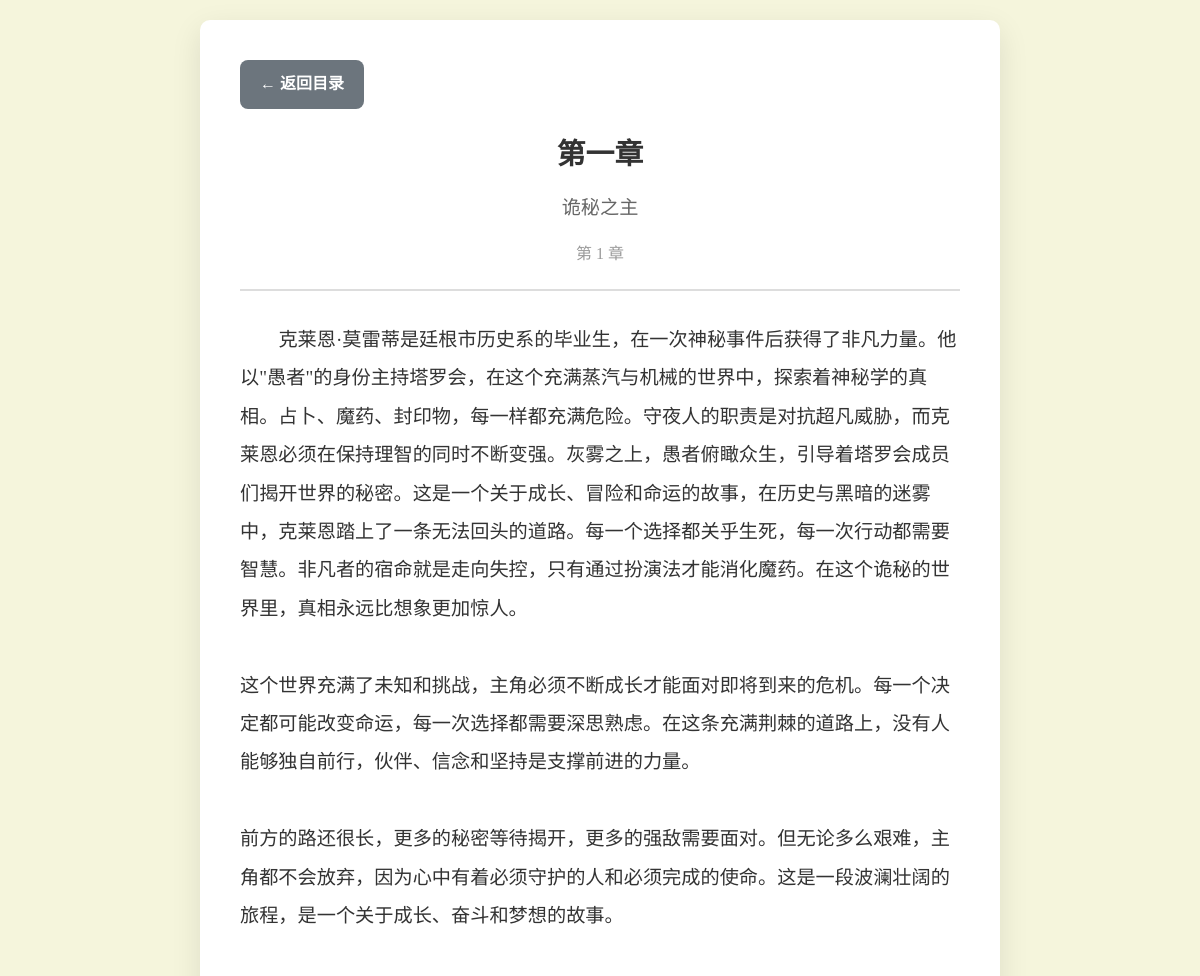
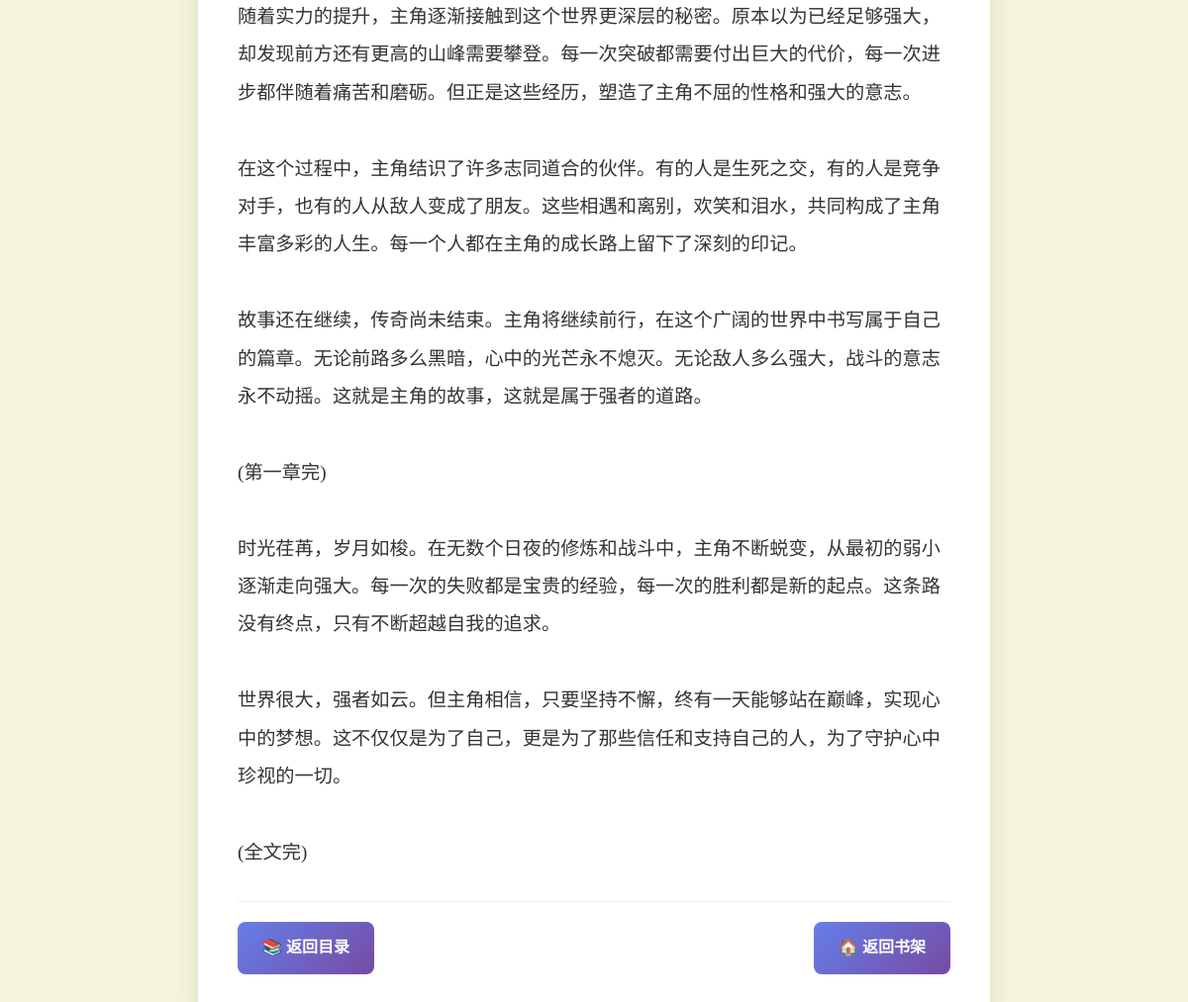
Screenshot of /chapter/1 with the database file from the repository (2 pictures, top to bottom).
### tables this page shows
CREATE TABLE chapters (
            id INTEGER PRIMARY KEY AUTOINCREMENT,
            novel_id INTEGER,
            chapter_number INTEGER,
            title TEXT,
            content TEXT,
            created_at TIMESTAMP DEFAULT CURRENT_TIMESTAMP,
            FOREIGN KEY (novel_id) REFERENCES novels (id)
        );

CREATE TABLE novels (
            id INTEGER PRIMARY KEY AUTOINCREMENT,
            title TEXT NOT NULL,
            author TEXT,
            cover_url TEXT,
            description TEXT,
            rating REAL,
            source_url TEXT,
            created_at TIMESTAMP DEFAULT CURRENT_TIMESTAMP
        );

### novel_reader.py (the view)
@app.route('/chapter/<int:chapter_id>')
def read_chapter(chapter_id):
    content = novel_manager.get_chapter_content(chapter_id)
    if not content:
        return "章节不存在", 404
    conn = sqlite3.connect('novels.db')
    cursor = conn.cursor()
    cursor.execute('''
        SELECT c.title, c.chapter_number, n.title as novel_title, n.id as novel_id
        FROM chapters c
        JOIN novels n ON c.novel_id = n.id
        WHERE c.id = ?
    ''', (chapter_id,))
    result = cursor.fetchone()
    if not result:
        conn.close()
        return "章节信息不存在", 404
    chapter_info = {
        'id': chapter_id,
        'title': result[0],
        'chapter_number': result[1],
        'novel_title': result[2],
        'novel_id': result[3]
    }
    cursor.execute('''
        SELECT id FROM chapters
        WHERE novel_id = ? AND chapter_number < ?
        ORDER BY chapter_number DESC LIMIT 1
    ''', (chapter_info['novel_id'], chapter_info['chapter_number']))
    prev_result = cursor.fetchone()
    chapter_info['prev_id'] = prev_result[0] if prev_result else None
    cursor.execute('''
        SELECT id FROM chapters
        WHERE novel_id = ? AND chapter_number > ?
        ORDER BY chapter_number ASC LIMIT 1
    ''', (chapter_info['novel_id'], chapter_info['chapter_number']))
    next_result = cursor.fetchone()
    chapter_info['next_id'] = next_result[0] if next_result else None
    conn.close()
    return render_template('chapter.html', content=content, chapter=chapter_info)

### novel_reader.py (called while the page is built)
    def get_chapter_content(self, chapter_id):
        conn = sqlite3.connect('novels.db')
        cursor = conn.cursor()
        cursor.execute('SELECT content FROM chapters WHERE id = ?', (chapter_id,))
        result = cursor.fetchone()
        content = result[0] if result else None
        conn.close()
        return content

### templates/chapter.html (shortened to what this page needs)
<!DOCTYPE html>
<html lang="zh-CN">
<head>
</head>
<body>
    <div class="container">
        <a href="/novel/{{ chapter.novel_id }}" class="back-btn">← 返回目录</a>
        <div class="chapter-header">
            <h1 class="chapter-title">{{ chapter.title }}</h1>
            <div class="novel-title">{{ chapter.novel_title }}</div>
            <div class="chapter-number">第 {{ chapter.chapter_number }} 章</div>
        </div>
        <div class="chapter-content">
            {{ content|replace('\n', '<br>')|safe }}
        </div>
        <div class="navigation">
            <a href="/novel/{{ chapter.novel_id }}" class="nav-btn">📚 返回目录</a>
            <a href="/" class="nav-btn">🏠 返回书架</a>
        </div>
    </div>
</body>
</html>

### templates/chapter.html (style rules this page uses)
* { margin: 0; padding: 0; box-sizing: border-box; }
body { font-family: 'Georgia', 'Times New Roman', serif; background: #f5f5dc; color: #333; line-height: 1.8; min-height: 100vh; padding: 20px; }
.container { max-width: 800px; margin: 0 auto; background: white; border-radius: 10px; padding: 40px; box-shadow: 0 10px 30px rgba(0,0,0,0.1); }
.chapter-header { text-align: center; margin-bottom: 30px; padding-bottom: 20px; border-bottom: 2px solid #ddd; }
.chapter-title { font-size: 1.8em; color: #333; margin-bottom: 10px; font-weight: bold; }
.novel-title { font-size: 1.2em; color: #666; margin-bottom: 15px; }
.chapter-number { font-size: 1em; color: #999; }
.chapter-content { font-size: 1.2em; text-indent: 2em; margin-bottom: 30px; line-height: 2; }
.navigation { display: flex; justify-content: space-between; margin-top: 30px; padding-top: 20px; border-top: 1px solid #eee; }
.nav-btn { padding: 12px 25px; background: linear-gradient(135deg, #667eea, #764ba2); color: white; text-decoration: none; border-radius: 8px; font-weight: bold; }
.back-btn { display: inline-block; margin-bottom: 20px; padding: 10px 20px; background: #6c757d; color: white; text-decoration: none; border-radius: 8px; font-weight: bold; }

### rows the page displays
chapters: title "第一章", chapter_number "1", content "克莱恩·莫雷蒂是廷根市历史系的毕业生，在一次神秘事件后获得了非凡力量。他以\"愚者\"的身份主持塔罗会，在这个充满蒸汽与机械的世界中，探索着神秘学的真相。占卜、魔药、封印物，每一样都充满危险。守夜人的职责是对抗超凡威胁，而克莱恩必须在保持理智的同时不断变强。灰雾之上，愚者俯瞰众生，引导着塔罗会成员们揭开世界的秘密。这是一个关于成长、冒险和命运的故事，在历史与黑暗的迷雾中，克莱恩踏上了一条无法回头的道路。每一个选择都关乎生死，每一次行动都需要智慧。非凡者的宿命就是走向失控，只有通过扮演法才能消化魔药。在这个诡秘的世界里，真相永远比想象更加惊人。 这个世界充满了未知和挑战，主角必须不断成长才能面对即将到来的危机。每一个决定都可能改变命运，每一次选择都需要深思熟虑。在这条充满荆棘的道路上，没有人能够独自前行，伙伴、信念和坚持是支撑前进的力量。 前方的路还很长，更多的秘密等待揭开，更多的强敌需要面对。但无论多么艰难，主角都不会放弃，因为心中有着必须守护的人和必须完成的使命。这是一段波澜壮阔的旅程，是一个关于成长、奋斗和梦想的故事。 随着实力的提升，主角逐渐接触到这个世界更深层的秘密。原本以为已经足够强大，却发现前方还有更高的山峰需要攀登。每一次突破都需要付出巨大的代价，每一次进步都伴随着痛苦和磨砺。但正是这些经历，塑造了主角不屈的性格和强大的意志。 在这个过程中，主角结识了许多志同道合的伙伴。有的人是生死之交，有的人是竞争对手，也有的人从敌人变成了朋友。这些相遇和离别，欢笑和泪水，共同构成了主角丰富多彩的人生。每一个人都在主角的成长路上留下了深刻的印记。…"
novels: novel_title "诡秘之主"
